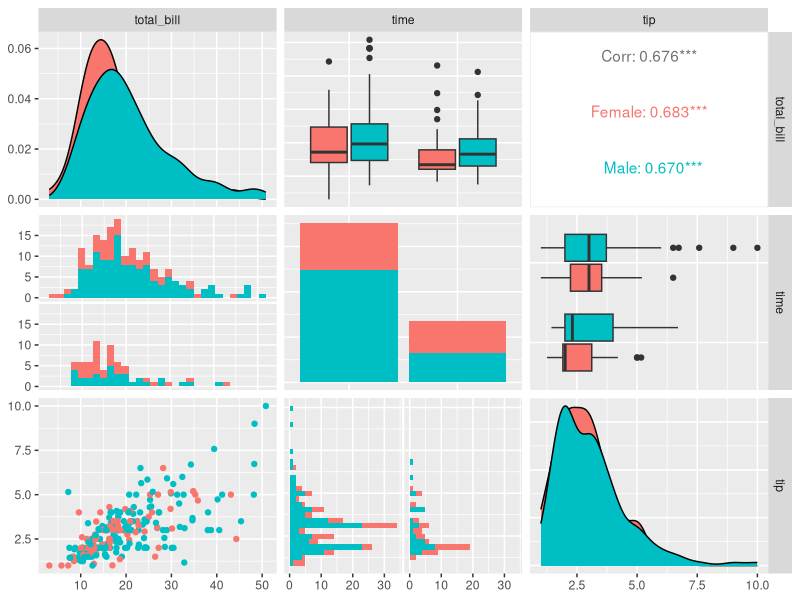
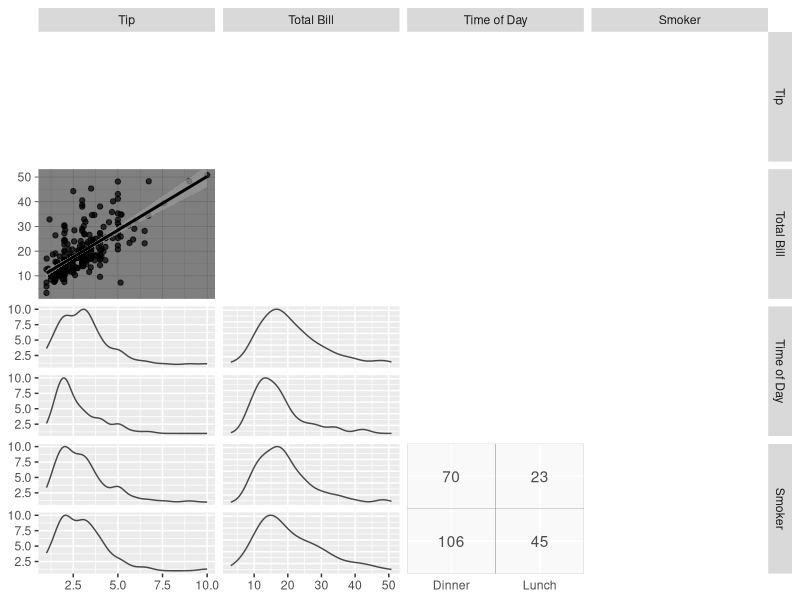

The R script that drew these images, in order:
## ---- chunk 1
knitr::opts_chunk$set(echo = TRUE)
options(tidyverse.quiet = TRUE)
## ---- chunk 2
library(tidyverse)
library(GGally)
pm <- ggpairs(tips, mapping = aes(color = sex), columns = c("total_bill", "time", "tip"))
pm

ggpairs |> formals() |> names()

new_tidypivot <- function(){}

formals(ggpairs)

formals(new_tidypivot) <- formals(ggpairs)
# formals(new_tidypivot)$data <- tips #
formals(new_tidypivot)$upper <- "blank" #
formals(new_tidypivot)$lower <- "blank" #


body(new_tidypivot) <- quote({
  
  pairs_obj <- list(
    # data = data,
    # mapping = mapping,
    # columns = columns,
    # title = title,
    upper = upper,
    lower = lower
  )

  # declare class 'tidypivot'
  class(pairs_obj) <- "tidypivot"

  # Return the created object
  invisible(pairs_obj)
  
})
## ---- chunk 3
#' @export
print.tidypivot <- function(pairs_obj){
  
  print(do.call(ggpairs, pairs_obj))
  
  invisible(pairs_obj)
  
}

#' @export
ggpairs_piped <- function(data = NULL){
  
  # thedata <<- data # don't love this
  data <- data %||% data.frame()
  
  pairs_obj <- new_tidypivot()
  
  pairs_obj$data <- data
  
  last_pairs_obj <<- pairs_obj
  
  pairs_obj

}


#' @export
last_ggpairs <- function(){
  
  last_pairs_obj
  
}


set_columns <- function(pairs_obj, columns = NULL){
  pairs_obj$columns <- columns
  last_pairs_obj <<- pairs_obj
  pairs_obj
}

set_mapping <- function(pairs_obj, mapping = NULL){
  pairs_obj$mapping <- mapping
  last_pairs_obj <<- pairs_obj
  pairs_obj
}

set_upper <- function(pairs_obj, upper = formals(ggpairs)$upper){
  pairs_obj$upper <- upper
  last_pairs_obj <<- pairs_obj
  pairs_obj
}

set_lower <- function(pairs_obj, lower = formals(ggpairs)$lower){
  pairs_obj$lower <- lower
  last_pairs_obj <<- pairs_obj
  pairs_obj
}

set_diag <- function(pairs_obj, diag = NULL){
  pairs_obj$diag <- diag
  last_pairs_obj <<- pairs_obj
  pairs_obj
}

set_xlab <- function(pairs_obj, xlab = NULL){
  pairs_obj$xlab <- xlab
  last_pairs_obj <<- pairs_obj
  pairs_obj
}

set_ylab <- function(pairs_obj, ylab = NULL){
  pairs_obj$ylab <- ylab
  last_pairs_obj <<- pairs_obj
  pairs_obj
}

set_columnLabels <- function(pairs_obj, columnLabels = NULL){
  pairs_obj$columnLabels <- columnLabels
  last_pairs_obj <<- pairs_obj
  pairs_obj
}

set_labeller <- function(pairs_obj, labeller = NULL){
  pairs_obj$labeller <- labeller
  last_pairs_obj <<- pairs_obj
  pairs_obj
}

set_switch <- function(pairs_obj, switch = NULL){
  pairs_obj$switch <- switch
  last_pairs_obj <<- pairs_obj
  pairs_obj
}

set_showStrips <- function(pairs_obj, showStrips = NULL){
  pairs_obj$showStrips <- showStrips
  last_pairs_obj <<- pairs_obj
  pairs_obj
}

set_legend <- function(pairs_obj, legend = NULL){
  pairs_obj$legend <- legend
  last_pairs_obj <<- pairs_obj
  pairs_obj
}

set_cardinality_threshold <- function(pairs_obj, cardinality_threshold = NULL){
  pairs_obj$cardinality_threshold <- cardinality_threshold
  last_pairs_obj <<- pairs_obj
  pairs_obj
}

set_progress <- function(pairs_obj, progress = NULL){
  pairs_obj$progress <- progress
  last_pairs_obj <<- pairs_obj
  pairs_obj
}

set_proportions <- function(pairs_obj, proportions = NULL){
  pairs_obj$proportions <- proportions
  last_pairs_obj <<- pairs_obj
  pairs_obj
}



set_title <- function(pairs_obj, title = NULL){

  pairs_obj$title <- title

  last_pairs_obj <<- pairs_obj

  pairs_obj
  
}


collect <- function(pairs_obj){
  
  do.call(ggpairs, pairs_obj)
  
}
## ---- chunk 4
# ggpairs()

ggpairs_piped(tips) 

last_ggpairs() |>
  set_columns(c("total_bill", "time", "tip")) 

last_ggpairs() |>
  set_columnLabels(c("Total Bill", "Lunch or Dinner", "Tip"))

last_ggpairs() |> 
  set_lower()  # brings in ggpairs defaults

last_ggpairs() |> 
  set_mapping(aes(color = time, alpha = I(.7)))

last_ggpairs() |> 
  set_upper()

last_ggpairs() |>
  set_title("A ggpairs plot!")
## ---- chunk 5
ggpairs_piped(tips) |> # simple start univariate plots 
  # to ggpairs - pairwise plots
  set_lower() |> 
  set_upper() |>
  # Columns and Mapping
  set_columns(c("tip", "total_bill", 
                "time", "smoker")) |> 
  set_columns(c( 2, 1, 6, 4)) |>
  set_columnLabels( c("Tip", "Total Bill", 
                      "Time of Day", "Smoker")) |>
  set_mapping(aes(color = time)) |> 
  set_mapping(aes(color = time, alpha = I(.7))) |> 
  # Matrix Sections
  set_lower(list(continuous = "smooth", 
                 combo = "facetdensity",
                 discrete = "crosstable", 
                 mapping = aes(color = NULL))) |>
  set_upper("blank") |>
  set_diag("blank") |>
  collect() ->
pairs


pairs[2, 1] +
  theme_dark() ->
pairs[2, 1]
  
pairs
